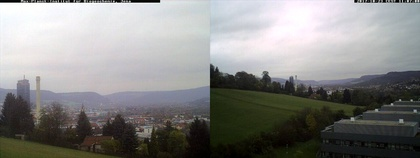
%> input picture Rechnersehen_1/Aufgabenblatt 1/towercam.jpg, 420 x 158 px, shrunk from 1280 x 480 before the run
$ octave main.m   (GNU Octave 9; MATLAB toolbox functions it lacks are replaced by stand-ins)
%> lines starting %> are read from the running program, lines starting %| are printed output that depends on the picture
### Rechnersehen_1/Aufgabenblatt 1/minmax.m

function [min,max] = minmax(filename)

img = imread(filename);

max = 0;
min = 1000;

for row = 1:size(img,1)
    for col = 1:size(img,2)
        if img(row,col) > max
            max = img(row,col);
        end
        if img(row,col) < min
            min = img(row,col);
        end
    end
end

end

### Rechnersehen_1/Aufgabenblatt 1/main.m
cd ('C:/users/xi86xev/desktop/git/Rechnersehen_1/Aufgabenblatt 1')

%% Aufgabe 2

img = imread('towercam.jpg');
%> img is the input picture: size 158x420x3 uint8; mean R, G, B 136, 135.8, 134.2
figure('Name','towercam original');
imshow(img);

%% Aufgabe 3

[min_1,max_1] = minmax('Bilder/Aerial.jpg');
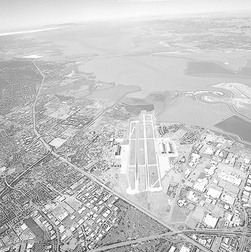
%> input picture Rechnersehen_1/Aufgabenblatt 1/Bilder/Aerial.jpg, 251 x 252 px, shrunk from 764 x 768 before the run
%> in minmax, img is the input picture: size 252x251 uint8; min 35, max 255, mean 197.2
%> after the loop in minmax, `for row = 1:size(img,1)`: max = 255; min = 35
%> min_1 = 35; max_1 = 255
[min_2,max_2] = minmax('Bilder/Mars.jpg');
%> call 2 of minmax, with filename = 'Bilder/Mars.jpg'
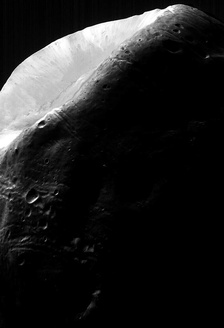
%> input picture Rechnersehen_1/Aufgabenblatt 1/Bilder/Mars.jpg, 224 x 328 px, shrunk from 683 x 1000 before the run
%> in minmax, img is the input picture: size 328x224 uint8; min 0, max 255, mean 32.3
%> after the loop in minmax (call 2), `for row = 1:size(img,1)`: min = 0
%> min_2 = 0; max_2 = 255
[min_3,max_3] = minmax('Bilder/Moon.jpg');
%> call 3 of minmax, with filename = 'Bilder/Moon.jpg'
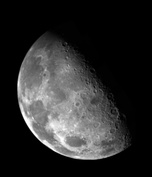
%> input picture Rechnersehen_1/Aufgabenblatt 1/Bilder/Moon.jpg, 152 x 177 px, shrunk from 464 x 538 before the run
%> in minmax, img is the input picture: size 177x152 uint8; min 0, max 255, mean 42.7
%> min_3 = 0; max_3 = 255
[min_4,max_4] = minmax('Bilder/Pollen1.jpg');
%> call 4 of minmax, with filename = 'Bilder/Pollen1.jpg'
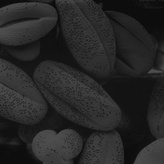
%> input picture Rechnersehen_1/Aufgabenblatt 1/Bilder/Pollen1.jpg, 164 x 164 px, shrunk from 500 x 500 before the run
%> in minmax, img is the input picture: size 164x164 uint8; min 7, max 82, mean 38.7
%> after the loop in minmax (call 4), `for row = 1:size(img,1)`: max = 82; min = 7
%> min_4 = 7; max_4 = 82
[min_5,max_5] = minmax('Bilder/Pollen2.jpg');
%> call 5 of minmax, with filename = 'Bilder/Pollen2.jpg'
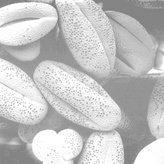
%> input picture Rechnersehen_1/Aufgabenblatt 1/Bilder/Pollen2.jpg, 164 x 164 px, shrunk from 500 x 500 before the run
%> in minmax, img is the input picture: size 164x164 uint8; min 119, max 255, mean 196.2
%> after the loop in minmax (call 5), `for row = 1:size(img,1)`: max = 255; min = 119
%> min_5 = 119; max_5 = 255
[min_6,max_6] = minmax('Bilder/Pollen3.jpg');
%> the run ends on the next line
